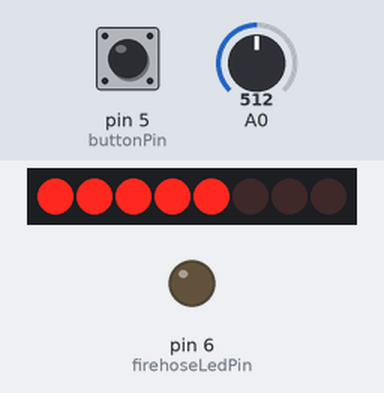
Simulated run of this sketch. Board: Arduino Uno, built with avr-gcc and run on an emulated ATmega328P. On the bench: 8 shift-register outputs drawn as a row of LEDs (first output left, lit = HIGH), output pins drawn as LEDs (lit = HIGH). Wiring (inferred from the names in the program): shift register (74HC595): data pin 2; shift clock pin 4; latch pin 3. Wiring (inferred from the signals the program sends): row of LEDs: on Q0, Q1, Q2, Q3, Q4, Q5, Q6, Q7. Inputs (shaded band) come from the test bench; at power-on: A0 = 512, pin 5 (buttonPin) LOW. WiFi joins after 1.5 s; servers stay silent unless stated; no MQTT or app messages arrive unless stated; pins used as bus, display or sensor lines are not drawn.

Above: at 2.7 s.
2.8 s: A0 set to 716
At 3.1 s:
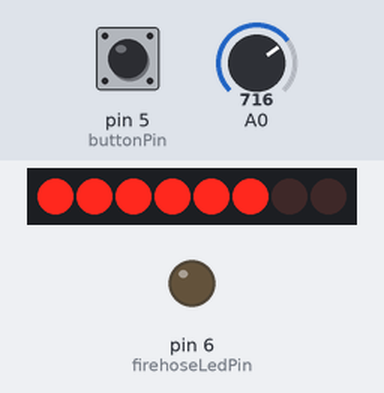
4.3 s: A0 set to 900
At 5.5 s:
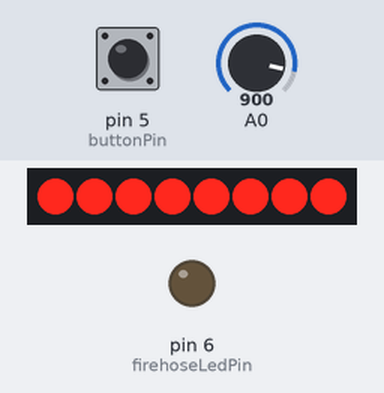
5.8 s: A0 set to 511
At 7.0 s:
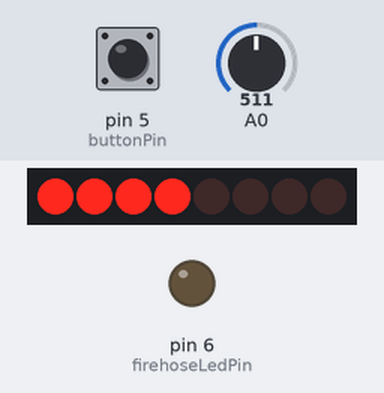
7.3 s: A0 set to 306
At 8.3 s:
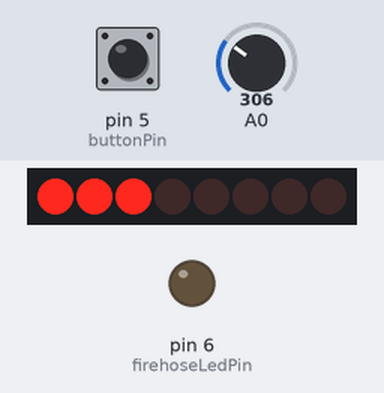
8.8 s: A0 set to 122
At 9.7 s:
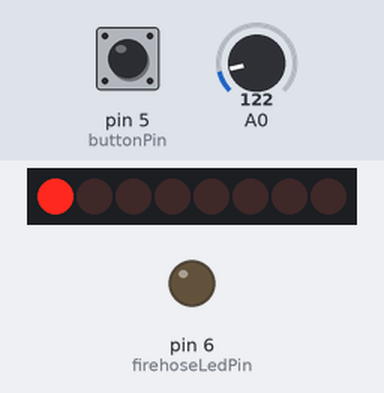
10.3 s: pin 5 (buttonPin) pulled HIGH for 0.15 s
At 11.1 s:
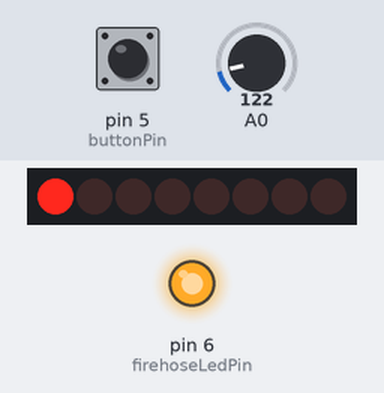
Timing chart, 0 to 12.9 s (numbered marks = the images above; inputs shaded):
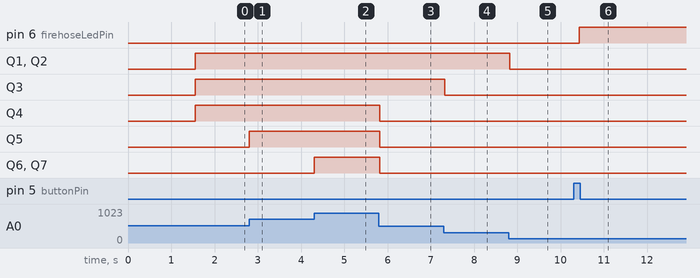

The sketch:

potentiometer_value_over_mqtt.ino
```cpp
#include <SPI.h>
#include <Ethernet.h>
#include <PubSubClient.h>

int level = 0;
int dataPin = 2;
int latchPin = 3;
int clockPin = 4;
int buttonPin = 5;
int firehoseLedPin = 6;

int firehose = LOW;
long lastDebounceTime = 0;
long debounceDelay = 50;
int firehoseLedState = LOW;
int buttonState;
int lastButtonState = LOW;  // the previous reading from the input pin
int errorFactor = 20;

int lastLevel = 1;
int led_map[] = {0x01, 0x03, 0x07, 0x0F, 0x1F, 0x3F, 0x7F, 0xFF};

byte macAddress[]    = {  0xDE, 0xED, 0xBA, 0xFE, 0xFE, 0xED };
byte server[] = { 10, 0, 1, 6 };

EthernetClient ethClient;
PubSubClient client(server, 1883, mqttCallback, ethClient);
int checkFirehoseMode();
int levelToOutput(int level);
void checkConnection();

void mqttCallback(char* topic, byte* payload, unsigned int length) {
  // handle message arrived
}

void setup() {
  pinMode(dataPin, OUTPUT);
  pinMode(latchPin, OUTPUT);
  pinMode(clockPin, OUTPUT);
  pinMode(buttonPin, INPUT);
  pinMode(firehoseLedPin, OUTPUT);
  digitalWrite(firehoseLedPin, firehoseLedState);

  Serial.begin(38400);
  Ethernet.begin(macAddress); // IP via DHCP
  client.connect("arduinoClient");
}

void loop() {
  firehose = checkFirehoseMode();
  checkConnection();

  level = analogRead(A0);
  char message[5];

  if (firehose == HIGH) {
    sprintf(message, "%d", level);
    client.publish("readings", message);
  }

  if (abs(level - lastLevel) > errorFactor) {
    if (firehose == LOW) {
      sprintf(message, "%d", level);
      client.publish("readings", message);
    }
    digitalWrite(latchPin, LOW);
    shiftOut(dataPin, clockPin, MSBFIRST, levelToOutput(level));
    digitalWrite(latchPin, HIGH);
  }
  lastLevel = level;

  delay(50);
}

void checkConnection() {
  if (!client.connected()) {
    client.connect("arduinoClient");
  }
}

int levelToOutput(int level) {
  int index = (int)level/128;
  return (int)led_map[index];
}

int checkFirehoseMode() {
  int reading = digitalRead(buttonPin);

  if (reading != lastButtonState) {
    // reset the debouncing timer
    lastDebounceTime = millis();
  }

  if ((millis() - lastDebounceTime) > debounceDelay) {
    if (reading != buttonState) {
      buttonState = reading;

      // only toggle the LED if the new button state is HIGH
      if (buttonState == HIGH) {
        firehoseLedState = !firehoseLedState;
      }
    }
  }

  digitalWrite(firehoseLedPin, firehoseLedState);
  lastButtonState = reading;

  return firehoseLedState;
}
```

Measured:
- after the input at 2.8 s, Q5: LOW → HIGH at once
- after the input at 4.3 s, Q6, Q7: LOW → HIGH at once
- after the input at 5.8 s, Q4–7: HIGH → LOW at once
- after the input at 7.3 s, Q3: HIGH → LOW at once
- after the input at 8.8 s, Q1, Q2: HIGH → LOW at once
- after the input at 10.3 s, pin 6 (firehoseLedPin): LOW → HIGH after 0.13 s
